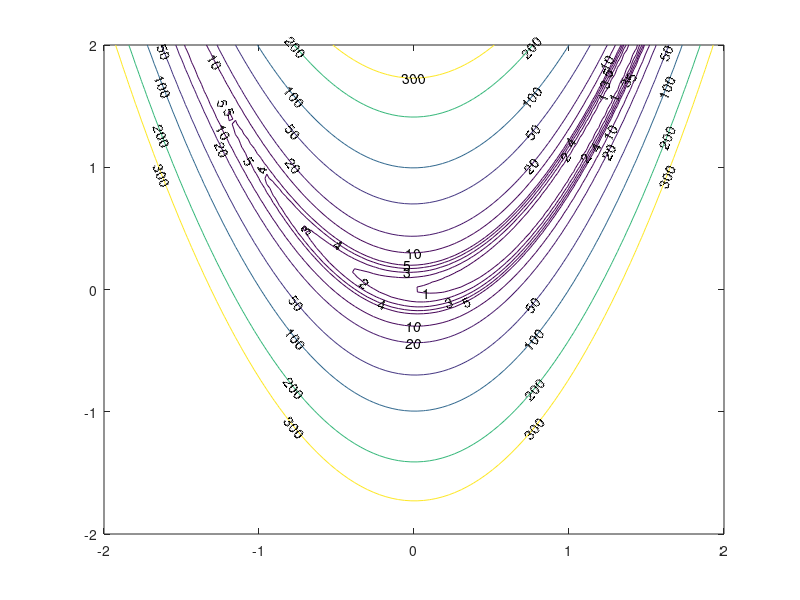

Recreate this plot in MATLAB.
x = linspace(-2,2);
y = linspace(-2,2);
[X,Y] = meshgrid(x,y);
v = 100*(Y-X.^2).^2+(1-X).^2;
[C,h]=contour(X,Y,v,[0,1,2,3,4,5,10,20,50,100,200,300]);
clabel(C,h);
%surface(X,Y,v);
%surface(X,Y,v,'EdgeColor',[.8 .8 .8],'FaceColor','none');
grid off;
%view(-15,30);
%colormap cool;